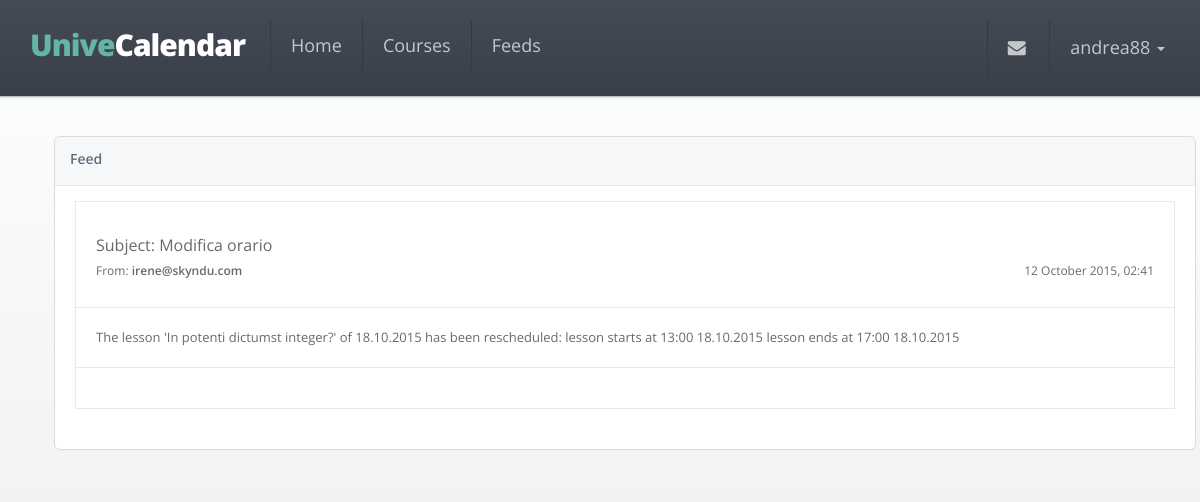
The page /feed/8 (signed in) on the database its author committed.
### app/models.py (models this page shows, shortened)
class User(UserMixin, db.Model):
    __tablename__ = 'users'
    id = db.Column(db.Integer, primary_key=True)
    email = db.Column(db.String(64), unique=True)
    username = db.Column(db.String(64), unique=True)
    password_hash = db.Column(db.String(128))
    confirmed = db.Column(db.Boolean, default=False)
    member_since = db.Column(db.DateTime(), default=datetime.utcnow)
    last_seen = db.Column(db.DateTime(), default=datetime.utcnow)
    avatar_hash = db.Column(db.String(32))
    telegram_chat_id = db.Column(db.String(64))
    courses = db.relationship('Course',
                              backref='user_id',
                              secondary=follows,
                              lazy='dynamic')
    feeds = db.relationship('Feed',
                            backref='user_id',
                            secondary=reads,
                            lazy='dynamic')
    @property
    def password(self):
        raise AttributeError('Not readable')
    def read(self, feed):
        if not self.has_read(feed):
            self.feeds.append(feed)
            db.session.add(feed)
            db.session.commit()
            return True
        return False
    def has_read(self, feed):
        return self.feeds.filter_by(id=feed.id).first() is not None
    def ping(self):
        self.last_seen = datetime.utcnow()
        db.session.add(self)

class Feed(db.Model):
    __tablename__ = 'feeds'
    id = db.Column(db.Integer, primary_key=True)
    title = db.Column(db.String(64))
    body = db.Column(db.Text)
    timestamp = db.Column(db.DateTime, index=True, default=datetime.utcnow)
    professor_id = db.Column(db.Integer, db.ForeignKey('professors.id'))
    users = db.relationship('User',
                            secondary=reads,
                            backref=db.backref('feed_id', lazy='dynamic'),
                            lazy='dynamic')
    @property
    def author(self):
        return self.professor.first_name + ' ' + self.professor.last_name
    @property
    def contact(self):
        return self.professor.email
    @property
    def gravatar(self):
        return self.professor.gravatar()

class Professor(db.Model):
    __tablename__ = 'professors'
    id = db.Column(db.Integer, primary_key=True)
    first_name = db.Column(db.String(64))
    last_name = db.Column(db.String(64))
    email = db.Column(db.String(64), unique=True)
    avatar_hash = db.Column(db.String(32))
    courses = db.relationship('Course',
                              backref='professor',
                              lazy='joined')
    feeds = db.relationship('Feed',
                            backref='professor',
                            lazy='dynamic')
    def gravatar(self, size=100, default='identicon', rating='g'):
        if request.is_secure:
            url = 'https://secure.gravatar.com/avatar'
        else:
            url = 'http://www.gravatar.com/avatar'
        hash = self.avatar_hash or hashlib.md5(
            self.email.encode('utf-8')).hexdigest()
        return '{url}/{hash}?s={size}&d={default}&r={rating}'.format(
            url=url, hash=hash, size=size, default=default, rating=rating)

### app/main/views.py (the view)
@main.route('/feed/<int:id>')
@login_required
def feed(id):
    feed = Feed.query.get_or_404(id)
    current_user.read(feed)
    return render_template('feed.html', feed=feed)

### app/auth/views.py (called while the page is built)
@auth.before_app_request
def before_request():
    if current_user.is_authenticated:
        current_user.ping()
        if not current_user.confirmed \
                and request.endpoint[:5] != 'auth.' \
                and request.endpoint != 'static':
            return redirect(url_for('auth.unconfirmed'))

### app/main/views.py (called while the page is built)
@babel.localeselector
def get_locale():
    return request.accept_languages.best_match(
        current_app.config['LANGUAGES'].keys())

@main.after_app_request
def after_request(response):
    for query in get_debug_queries():
        if query.duration >= current_app.config['SLOW_DB_QUERY_TIME']:
            current_app.logger.warning(
                'Slow query: %s\nParameters: %s\nDuration: %fs\nContext: %s\n'
                % (query.statement, query.parameters, query.duration,
                   query.context))
    return response

@main.before_request
@login_required
def before_request():
    g.unread = count_unread_feeds()
    g.latest = get_latest_feeds(3)
    g.locale = get_locale()

def user_feeds_query():
    if not current_user.courses.count():
        return
    professor_ids = set([c.professor_id for c in current_user.courses])
    return Feed.query.filter(Feed.professor_id.in_(professor_ids))

def get_latest_feeds(n=5):
    query = user_feeds_query()
    if query is not None:
        return query.order_by(Feed.timestamp.desc()).limit(n).all()

def count_unread_feeds():
    query = user_feeds_query()
    if query is not None:
        return query.filter(~Feed.users.contains(current_user)).count()

### app/models.py (called while the page is built)
@login_manager.user_loader
def load_user(user_id):
    return User.query.get(int(user_id))

### app/templates/feed.html (shortened to what this page needs)
{% extends 'base.html' %}
{% set active_page='Feed' %}
{% block content %}
    <div class="row">
        <div class="col-lg-12 animated fadeInRight">
            <div class="ibox float-e-margins">
                <div class="ibox-title">
                    <h5>{{ gettext('Feed') }}</h5>
                </div>
                <div class="ibox-content">
                    <div class="mail-box-header">
                        <div class="mail-tools tooltip-demo">
                            <h3>
                                <span class="font-noraml">{{ gettext('Subject:') }} {{ feed.title }} </span>
                            </h3>
                            <h5>
                                <span class="pull-right font-noraml">{{ moment(feed.timestamp).format('D MMMM YYYY, hh:mm ') }}</span>
                                <span class="font-noraml">{{ gettext('From: ') }} </span>{{ feed.contact }}
                            </h5>
                        </div>
                    </div>
                    <div class="mail-box">
                        <div class="mail-body">
                            {{ feed.body }}
                        </div>
                        <div class="mail-body text-right tooltip-demo">
                        </div>
                    </div>
                </div>
            </div>
        </div>
    </div>
{% endblock %}

### app/templates/base.html (shortened to what this page needs)
{% import "_macros.html" as macros %}
<!DOCTYPE html>
<html>
<head>
    {% block styles %}
        <link rel="stylesheet" href="https://maxcdn.bootstrapcdn.com/bootstrap/3.3.5/css/bootstrap.min.css" >
        <link rel="stylesheet" href="https://maxcdn.bootstrapcdn.com/font-awesome/4.4.0/css/font-awesome.min.css">
        <link href="{{ url_for('static', filename='css/animate.css') }}" rel="stylesheet">
        <link href="{{ url_for('static', filename='css/style.css') }}" rel="stylesheet">
    {% endblock %}
</head>
{% block body %}
    <body class="top-navigation">
    <div id="wrapper">
        <div id="page-wrapper" class="gray-bg">
            <div class="row border-bottom fancy-bg">
                <nav class="navbar navbar-static-top" role="navigation">
                    <div class="navbar-header">
                        <a href="{{ url_for('main.index') }}" class="navbar-brand" style="font-size: 30px">
                            <span class="text-navy">Unive</span>Calendar
                        </a>
                    </div>
                    <div class="navbar-collapse collapse" id="navbar">
                        {% set navigation_bar = [
                            (url_for('main.index'), 'home', 'Home'),
                            (url_for('main.courses'), 'courses', gettext('Courses')),
                            (url_for('main.feeds'), 'feeds', gettext('Feeds'))
                        ] -%}
                        <ul class="nav navbar-nav">
                            {% for href, id, caption in navigation_bar %}
                                <li{% if id == active_page %} class="active"{% endif %}>
                                    <a aria-expanded="false" role="button" href="{{ href|e }}">{{ caption|e }}
                                    </a>
                                </li>
                            {% endfor %}
                        </ul>
                        <ul class="nav navbar-top-links navbar-right">
                            <li class="dropdown">
                                <a class="dropdown-toggle count-info" data-toggle="dropdown" href="#">
                                    <i class="fa fa-envelope"></i>
                                </a>
                            </li>
                            <li class="dropdown">
                                <a aria-expanded="false" role="button" href="#" class="dropdown-toggle" data-toggle="dropdown">{{ current_user.username }} <span class="caret"></span></a>
                            </li>
                        </ul>
                    </div>
                </nav>
            </div>
            <div class="wrapper wrapper-content">
                <div class="container">
                    {% block content %}
                    {% endblock %}
                </div>
            </div>
        </div>
    </div>
    </body>
{% endblock %}
</html>

### rows shown on the page
User: username "andrea88"
Feed: title "Modifica orario", timestamp "12 October 2015, 02:41", body "The lesson 'In potenti dictumst integer?' of 18.10.2015 has been rescheduled: lesson starts at 13:00 18.10.2015 lesson ends at 17:00 18.10.2015"
Professor: contact "irene@skyndu.com"

### other values the page prints
{{ caption|e }} "Home" "Courses" "Feeds"
{{ gettext('Feed') }} "Feed"
{{ gettext('Subject:') }} "Subject:"
{{ gettext('From: ') }} "From:"
